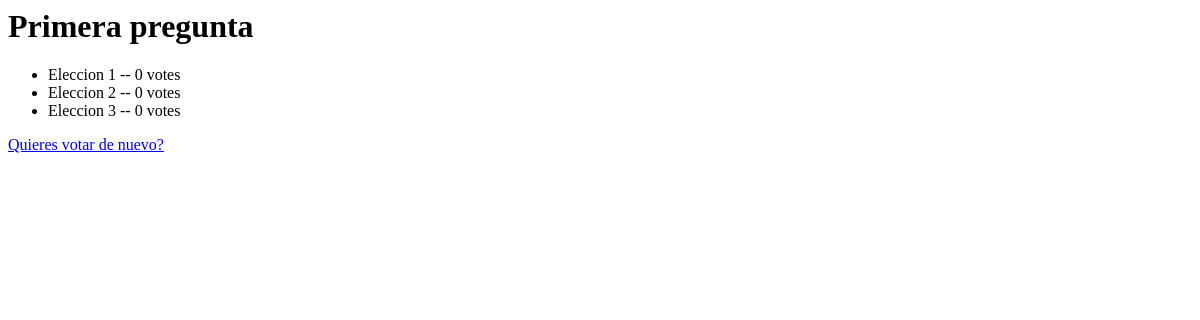
The app's page /polls/1/results/, older data.
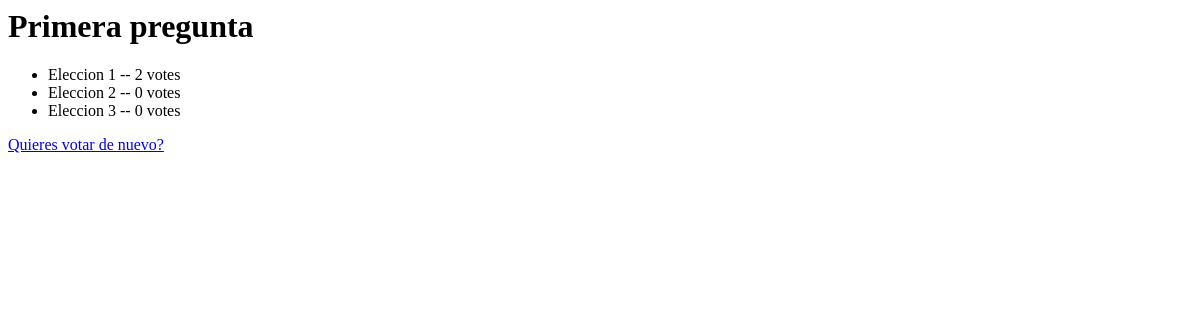
The same page, newer data.
### polls/models.py (models this page shows, shortened)
class Choice(models.Model):
    question = models.ForeignKey(Question, on_delete=models.CASCADE)
    choice_text = models.CharField(max_length=200)
    votes = models.IntegerField(default=0)

### polls/views.py (the view)
# urls.py: path('<int:question_id>/results/', views.results, name='results'),
def results(request, question_id):
    question = get_object_or_404(Question, pk=question_id)
    return render(request, "polls/results.html", {
        "question": question
    })

### polls/templates/polls/results.html
<h1>{{ question.question_text }}</h1>
<ul>
  {% for choice in question.choice_set.all  %}
    <li>{{ choice.choice_text }} -- {{ choice.votes }} vote{{ choice.votes|pluralize }}</li>
  {% endfor %}
</ul>
<a href="{% url 'polls:detail' question.id %}">Quieres votar de nuevo?</a>

Row changes from the older to the newer data that the page shows:
changed Choice "Eleccion 1": votes "0" → "2"
